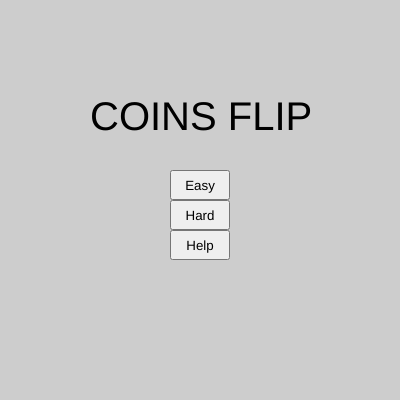
Frame 1 (no input)
Frame 60 (no input): identical to frame 1, image omitted
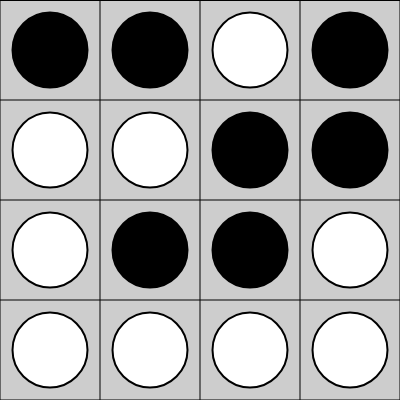
Frame 120 (the mouse pressed at the canvas centre since frame 60)

The p5.js sketch that drew these frames (run headless with seeded random() and noise() and a simulated clock; from frame 60 on, the mouse is pressed at the canvas centre):

// p5.js sketch
// ── sketch.js
let value = [
   [0,0,0,0],
   [0,0,0,0],
   [0,0,0,0],
   [0,0,0,0]
];

let step=0;
var check1=0,check2=0,check3=0,check4=0;

let button1,button2,button3,button4;
let started1 = false;
let started2 = false;

let centreX = [50,150,250,350];
let centreY = [50,150,250,350];

function setup() {
  createCanvas(400, 400);
  menu();
}

function menu() {
  background(205);
  textSize(40);
  fill(0);
  text('COINS FLIP',90 ,130);
  button1 = createButton('Easy');
  button2 = createButton('Hard');
  button3 = createButton('Help');
  button1.size(60, 30);
  button2.size(60, 30);
  button3.size(60, 30);
  button1.position(170, 170);
  button2.position(170, 200);
  button3.position(170, 230);
  button1.mousePressed(start1);
  button2.mousePressed(start2);
  button3.mousePressed(start3);
  step--;
  if (button4) button4.hide();
}

function start1() {
  button1.hide();
  button2.hide();
  button3.hide();
  started1 = true;
}

function start2() {
  button1.hide();
  button2.hide();
  button3.hide();
  started2 = true;
}

function start3() {
  button1.hide();
  button2.hide();
  button3.hide();
  textSize(15);
  text(' Mỗi thẻ xó hai mặt đen, trắng. Với mỗi lượt đi, bạn sẽ lật\n một thẻ cùng các thẻ xung quanh nó. Bạn thắng khi tất\n cả các thẻ cùng chuyển màu đen trước khi hết số lượt\n quy định.\n                 Easymode: tối đa 3 lượt.\n                 Hardmode: tối đa 4 lượt.',30,200);
  button4 = createButton('Back');
  button4.position(50, 300);
  button4.mousePressed(menu);
  step--;
}

function draw() {
  if (started2) {
  background(205);
  strokeWeight(2.0);
  line(0,0,400,0);
  strokeWeight(1.0);
  line(0,100,400,100);
  line(0,200,400,200);
  line(0,300,400,300);
  line(0,400,400,400);
  line(0,0,0,400);
  line(100,0,100,400);
  line(200,0,200,400);
  line(300,0,300,400);
  line(400,0,400,400);
  
  ran();
  strokeWeight(2.0);
  for(var i = 0 ; i < 4 ; i++) {
    for(var j = 0 ; j < 4 ; j++) {
      fill(value[i][j]);
      circle(centreX[i],centreY[j],75);
      noFill();
    }
  }
  ktra2();
  if(step == 4){
    background(255, 255, 255);
    textSize(40);
    fill(0);
    textAlign(CENTER);
    text('YOU LOSE',150,150);
    textSize(20);
    textAlign(CENTER);
    text('Press R to continue',150,200);
    if(keyIsPressed){
      ran();
      step=0;
      check1=0,check2=0,check3=0,check4=0;
    }
  }
  }
  
  if(started1){  
  background(220);
  strokeWeight(2.0);
  line(0,0,300,0);
  strokeWeight(2.0);
  line(0,100,300,100);
  line(0,200,300,200);
  strokeWeight(2.0);
  line(0,300,300,300);
  line(0,0,0,300);
  strokeWeight(2.0);
  line(100,0,100,300);
  line(200,0,200,300);
  strokeWeight(2.0);
  line(300,0,300,300);
  ran();
  strokeWeight(2.0);
  fill(value[0][0]);
  circle(50,50,75);
  noFill();
  fill(value[0][1]);
  circle(50,150,75);
  noFill();
  fill(value[0][2]);
  circle(50,250,75);
  noFill();
  fill(value[1][0]);
  circle(150,50,75);
  noFill();
  fill(value[1][1]);
  circle(150,150,75);
  noFill();
  fill(value[1][2]);
  circle(150,250,75);
  noFill();
  fill(value[2][0]);
  circle(250,50,75);
  noFill();
  fill(value[2][1]);
  circle(250,150,75);
  noFill();
  fill(value[2][2]);
  circle(250,250,75);
  noFill();
  ktra1();
  if(step == 4){
    background(255, 255, 255);
    textSize(40);
    fill(0);
    textAlign(CENTER);
    text('YOU LOSE',150,150);
    textSize(20);
    textAlign(CENTER);
    text('Press R to continue',150,200);
    if(keyIsPressed){
      ran();
      step=0;
      check1=0,check2=0,check3=0;
    }
  } 
  }
}

function change(i,j){
  if(value[i][j] == 255){
    value[i][j] = 0;
  }else{
    value[i][j] = 255;
  }
}

function ktra2(){
  let count = 0;
  for(var i=0; i<4; i++){
    for(var j=0; j<4; j++){
      if(value[i][j] == 0){
        count++;
      }
    }
  }
  if(count == 16){
    background(255, 255, 255);
    textSize(40);
    fill(random(0,255),random(0,255),random(0,255));
    textAlign(CENTER);
    textSize(20);
    textAlign(CENTER);
    text('YOU WIN',150,150);
    text('Press R to continue',150,200);
    if(keyIsPressed){
      ran();
      step=0;
      check1=0,check2=0,check3=0,check4=0;
    }
  }
  if(count != 16 && step == 4){
    background(255, 255, 255);
    textSize(40);
    fill(0);
    textAlign(CENTER);
    text('YOU LOSE',150,150);
    textSize(20);
    textAlign(CENTER);
    text('Press R to continue',150,200);
    if(keyIsPressed){
      ran();
      step=0;
      check1=0,check2=0,check3=0,check4=0;
    }
  }
}

function ktra1(){
  let count = 0;
  for(var i=0; i<3; i++){
    for(var j=0; j<3; j++){
      if(value[i][j] == 0){
        count++;
      }
    }
  }
  if(count == 9){
    background(255, 255, 255);
    textSize(40);
    fill(random(0,255),random(0,255),random(0,255));
    textAlign(CENTER);
    textSize(20);
    textAlign(CENTER);
    text('YOU WIN',150,150);
    text('Press R to continue',150,200);
    if(keyIsPressed){
      ran();
      step=0;
      check1=0,check2=0,check3=0;
    }
  }
  if(count != 9 && step == 3){
    background(255, 255, 255);
    textSize(40);
    fill(0);
    textAlign(CENTER);
    text('YOU LOSE',150,150);
    textSize(20);
    textAlign(CENTER);
    text('Press R to continue',150,200);
    if(keyIsPressed){
      ran();
      step=0;
      check1=0,check2=0,check3=0;
    }
  }
}


function mousePressed() {
  step++;
  for(var i=0; i<4; i++){
    for(var j=0; j<4; j++){
      if(centreX[i]-38<=mouseX && mouseX<=centreX[i]+38 && centreY[j]-38<=mouseY && mouseY<=centreY[j]+38){
        change(i,j);
        if(i == 1){
          change(i+1,j);
          change(i-1,j);
        }
        if(i == 0){
          change(i+1,j);
        }
        if(i == 2){
          change(i-1,j);
          change(i+1,j);
        }
        if(i == 3){
          change(i-1,j);
        }
        if(j == 1){
          change(i,j-1);
          change(i,j+1);
        }
        if(j == 0){
          change(i,j+1);
        }
        if(j == 2){
          change(i,j-1);
          change(i,j+1);
        }
        if(j == 3){
          change(i,j-1);
        }
      }
    }
  }
}

function ran() {
  if(check1==0) {
    var x1 = Math.floor(Math.random() * Math.floor(4));
    var y1 = Math.floor(Math.random() * Math.floor(4));
    if(value[x1][y1] == 0) {
    
    value[x1][y1] = 255;
    
    if(0 <= x1 - 1) value[x1 - 1][y1] = 255 - value[x1 - 1][y1];
    if(0 <= y1 - 1) value[x1][y1 - 1] = 255 - value[x1][y1 - 1];
    if(x1 + 1 <= 2) value[x1 + 1][y1] = 255 - value[x1 + 1][y1];
    if(y1 + 1 <= 2) value[x1][y1 + 1] = 255 - value[x1][y1 + 1];
  }
  
  else {
    value[x1][y1] = 0;
    if(0 <= x1 - 1) value[x1 - 1][y1] = 255 - value[x1 - 1][y1];
    if(0 <= y1 - 1) value[x1][y1 - 1] = 255 - value[x1][y1 - 1];
    if(x1 + 1 <= 2) value[x1 + 1][y1] = 255 - value[x1 + 1][y1];
    if(y1 + 1 <= 2) value[x1][y1 + 1] = 255 - value[x1][y1 + 1];
  }
  }
  check1=1;
  
  
  
  if(check2==0) {
    
    var x2 = Math.floor(Math.random() * Math.floor(4));
    var y2 = Math.floor(Math.random() * Math.floor(4));
    if(value[x2][y2] == 0) {
    
    value[x2][y2] = 255;
    
    if(0 <= x2 - 1) value[x2 - 1][y2] = 255 - value[x2 - 1][y2];
    if(0 <= y2 - 1) value[x2][y2 - 1] = 255 - value[x2][y2 - 1];
    if(x2 + 1 <= 2) value[x2 + 1][y2] = 255 - value[x2 + 1][y2];
    if(y2 + 1 <= 2) value[x2][y2 + 1] = 255 - value[x2][y2 + 1];
    }
  
    else {
    value[x2][y2] = 0;
    if(0 <= x2 - 1) value[x2 - 1][y2] = 255 - value[x2 - 1][y2];
    if(0 <= y2 - 1) value[x2][y2 - 1] = 255 - value[x2][y2 - 1];
    if(x2 + 1 <= 2) value[x2 + 1][y2] = 255 - value[x2 + 1][y2];
    if(y2 + 1 <= 2) value[x2][y2 + 1] = 255 - value[x2][y2 + 1];
    }
  }
  check2=1;
  
  if(check3==0) {
    
    var x3 = Math.floor(Math.random() * Math.floor(4));
    var y3 = Math.floor(Math.random() * Math.floor(4));
    if(value[x3][y3] == 0) {
    
      value[x3][y3] = 255;
    
      if(0 <= x3 - 1) value[x3 - 1][y3] = 255 - value[x3 - 1][y3];
      if(0 <= y3 - 1) value[x3][y3 - 1] = 255 - value[x3][y3 - 1];
      if(x3 + 1 <= 2) value[x3 + 1][y3] = 255 - value[x3 + 1][y3];
      if(y3 + 1 <= 2) value[x3][y3 + 1] = 255 - value[x3][y3 + 1];
    }
    else {
      value[x3][y3] = 0;
    
      if(0 <= x3 - 1) value[x3 - 1][y3] = 255 - value[x3 - 1][y3];
      if(0 <= y3 - 1) value[x3][y3 - 1] = 255 - value[x3][y3 - 1];
      if(x3 + 1 <= 2) value[x3 + 1][y3] = 255 - value[x3 + 1][y3];
      if(y3 + 1 <= 2) value[x3][y3 + 1] = 255 - value[x3][y3 + 1];
    }
  }
  check3=1;
  
  if(check4==0) {
    var x4 = Math.floor(Math.random() * Math.floor(4));
    var y4 = Math.floor(Math.random() * Math.floor(4));
    if(value[x4][y4] == 0) {
    
      value[x4][y4] = 255;
    
      if(0 <= x4 - 1) value[x4 - 1][y4] = 255 - value[x4 - 1][y4];
      if(0 <= y4 - 1) value[x4][y4 - 1] = 255 - value[x4][y4 - 1];
      if(x4 + 1 <= 2) value[x4 + 1][y4] = 255 - value[x4 + 1][y4];
      if(y4 + 1 <= 2) value[x4][y4 + 1] = 255 - value[x4][y4 + 1];
    }
    
    else {
       value[x4][y4] = 0;
    
      if(0 <= x4 - 1) value[x4 - 1][y4] = 255 - value[x4 - 1][y4];
      if(0 <= y4 - 1) value[x4][y4 - 1] = 255 - value[x4][y4 - 1];
      if(x4 + 1 <= 2) value[x4 + 1][y4] = 255 - value[x4 + 1][y4];
      if(y4 + 1 <= 2) value[x4][y4 + 1] = 255 - value[x4][y4 + 1];
    }
  }
  check4=1;
}
